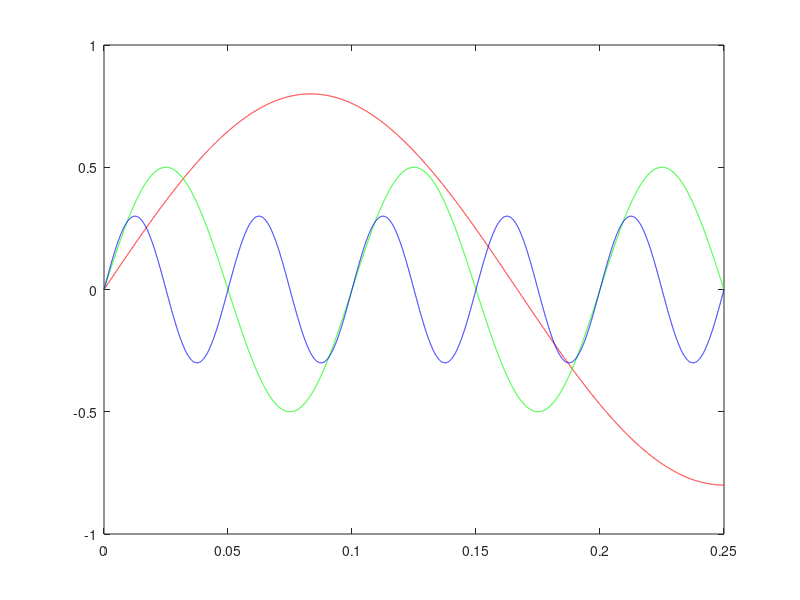

Reproduce this figure in MATLAB. (Note: this script raises an error after producing the figure.)
clc; clear; close all;
addpath('./pcm');
%% ========= 第13组参数 =========
Rb = 64e3;                 % 比特率 
Fc = 10*Rb;                % 载波
fs = 12*Fc;                % 采样率（注意：较高，内存别设太长序列）
Ns = fs/Rb;                % 每比特采样点（应为整数：这里=120）
assert(abs(Ns-round(Ns))<1e-12,'fs/Rb 必须为整数'); Ns = round(Ns);

%% ========= (A) 生成模拟输入：3正弦叠加 =========
Fs_in = 48e3;                          % 生成"模拟信号"的采样率
Tsig  = 0.25;                          % 信号时长，秒（可调）
t_in  = (0:1/Fs_in:Tsig-1/Fs_in);

% --- 分别的三路 ---
f1=3; f2=10; f3=20;                     % 三个频率
a1=0.8; a2=0.5; a3=0.3;                 % 不同幅度

sig1 = a1*sin(2*pi*f1*t_in);
sig2 = a2*sin(2*pi*f2*t_in);
sig3 = a3*sin(2*pi*f3*t_in);

% --- 合成 ---
y_analog = sig1 + sig2 + sig3;
y_analog = y_analog/max(abs(y_analog))*0.98;   % 归一防溢

% --- 画图 ---
figure;
plot(t_in, sig1, 'r'); hold on;
plot(t_in, sig2, 'g');
plot(t_in, sig3, 'b');
plot(t_in, y_analog, 'W','LineWidth',1.2);
grid on;

legend('sin1','sin2','sin3','sum');
title('输入模拟信号（3正弦叠加 + 单独显示三路）');
xlabel('t/s'); ylabel('amp');
%% ========= (B) PCM 13折线编码（8kHz） =========
sampleVal = Rb/8; % 8 kHz ⇒ 8 bit/样本 ⇒ 64 kbps，刚好匹配 Rb
[sampleData, bits_pcm] = PCM_13Encode(y_analog, Fs_in, sampleVal);

% 画PCM抽样后的波形与bit流
t_smp = (0:numel(sampleData)-1)/sampleVal;
figure; plot(t_smp, sampleData); grid on;
title('PCM抽样后波形'); xlabel('t/s');
figure; stairs(bits_pcm(1:100)); ylim([-0.2 1.2]); grid on;
title('PCM编码后bit（前400位）');

%% ========= (C) DBPSK 调制 =========
[t, tx] = DBPSK_Modulation(bits_pcm, Fc, fs, Rb);
%============================================================================
% 分离 I/Q 信号（实部是 I 路，虚部是 Q 路）
%CH1 = real(tx);  % I 路信号
%CH2 = imag(tx);  % Q 路信号

% 设置 DA 输出的参数
%divFreq = 30720000 / fs - 1;  % 分频值，确保 fs 与分频值匹配
%dataNum = length(tx);         % 数据长度，应该与 tx 信号的长度匹配
%isGain = 1;                   % 是否增益，设置为 1 表示增益

% 调用 DA 输出函数，发送 I/Q 信号到硬件
%DA_OUT(CH1, CH2, divFreq, dataNum, isGain);
%============================================================================
% 频谱（已调）
[fx, SX] = simple_spectrum(tx, fs);
figure; plot(fx/1e6, 20*log10(abs(SX)+1e-12)); grid on;
xlabel('f / MHz'); ylabel('|X(f)| dB'); title('已调信号幅度谱（dB）');


%% ========= (D) 加噪（自写AWGN，不用工具箱） =========
SNRdB = 10;  % 单次演示用
tx_pow = mean(tx.^2);
npow   = tx_pow/10^(SNRdB/10);
noise  = 0.2*sqrt(npow)*randn(size(tx));
rx     = tx + noise;

% 波形片段
seg = 1:min(4000, numel(t));
figure; plot(t(seg), tx(seg), 'b', t(seg), rx(seg), 'r'); grid on;
legend('tx','rx'); title(sprintf('DBPSK已调与加噪后波形, SNR=%.1f dB',SNRdB));
xlabel('t/s');

%% ========= (E) DBPSK 解调（差分乘积+滑动平均） =========
[bits_hat, eye_buf] = DBPSK_Demod(rx, fs, Rb);
%============================================================================
% 分离 I/Q 信号（解调后的信号）
%CH1 = real(rx);  % I 路信号
%CH2 = imag(rx);  % Q 路信号

% 设置 DA 输出的参数
%divFreq = 30720000 / fs - 1;  % 分频值，确保与系统设置匹配
%dataNum = length(rx);         % 数据长度，应该与接收信号的长度一致
%isGain = 1;                   % 是否增益，设置为 1 表示增益

% 调用 DA 输出函数，发送解调后的信号到硬件
%DA_OUT(CH1, CH2, divFreq, dataNum, isGain);  % 发送 I/Q 信号到硬件
%============================================================================
% 计算并显示解调后的误码率（BER）
L = floor(numel(bits_hat) / 8) * 8;    % 对齐到8的整数倍
bits_hat = bits_hat(1:L);               % 截取到8的整数倍长度
bits_ref = bits_pcm(1:L);               % 参考比特流对齐

%% ========= (F) BER 计算 =========
BER_now = mean(xor(bits_ref, bits_hat));
fprintf('单点SNR=%.1f dB时，BER=%.4e\n', SNRdB, BER_now);

%% ========= (G) SRRC 匹配滤波后的眼图 =========
Ns = fs/Rb;
eye_sig = eye_buf(1:Ns*40);   % 截取40个符号
eye_mat = reshape(eye_sig, Ns, []);
figure;
plot(eye_mat, 'y'); grid on;
title('SRRC 匹配滤波后的眼图');
xlabel('样本点'); ylabel('幅度');


%% ========= (H) 频谱：关键数字信号 与 输入/输出模拟信号 =========
% 输入模拟信号频谱（原48k）
[fa, SA] = simple_spectrum(y_analog, Fs_in);
figure; plot(fa/1e3, 20*log10(abs(SA)+1e-12)); grid on;
xlabel('f / kHz'); ylabel('|S(f)| dB'); title('输入模拟信号频谱');

% 解码回的模拟信号
outData = PCM_13Decode(bits_hat);
t_out = (0:numel(outData)-1)/sampleVal;

figure; plot(t_smp, sampleData,'b'); hold on;
plot(t_out, outData,'r'); grid on;
legend('PCM抽样后(发送侧)','PCM解码后(接收侧)');
title('输入/输出"模拟"波形（8kHz域）'); xlabel('t/s');

[fo, SO] = simple_spectrum(outData, sampleVal);
figure; plot(fo/1e3, 20*log10(abs(SO)+1e-12)); grid on;
xlabel('f / kHz'); ylabel('|S(f)| dB'); title('输出模拟信号频谱（解码后）');

%% ========= (I) BER曲线：SNR扫描 =========
SNRs = 0:2:14;  BERs = zeros(size(SNRs));
for k=1:numel(SNRs)
    npow = tx_pow/10^(SNRs(k)/10);
    n = sqrt(npow)*randn(size(tx));
    r = tx + n;
    [bhat,~] = DBPSK_Demod(r, fs, Rb);
    L = floor(min(numel(bhat), numel(bits_pcm))/8)*8;
    BERs(k) = mean(xor(bits_pcm(1:L), bhat(1:L)));
end
figure; semilogy(SNRs, BERs,'-o'); grid on;
xlabel('SNR / dB'); ylabel('BER'); title('DBPSK 误码率曲线');

%% ========= (J) （可选）硬件DA输出 =========
% 若要上板到示波器看I/Q：
% CH1 = rx(1:2:end); CH2 = rx(2:2:end);  % 例：随便拆出两路
% divFreq = 30720000/fs - 1;  % 参考你们板卡约束
% isGain = 1;
% DA_OUT(CH1, CH2, divFreq, length(CH1), isGain);
